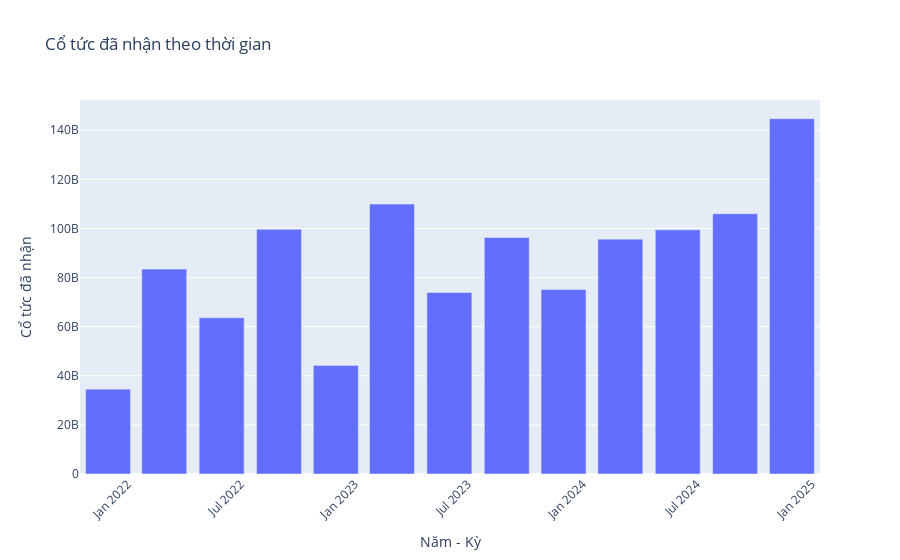

Here is the notebook cell this chart was saved with:
### Markdown cell above
Theo biểu đồ, ta thấy:
- Năm 2022 -2024, cả lợi nhuận trước thuế và sau thuế đều có xu hướng tăng, và có tính chu kì (tăng vào đầu năm và sụt giảm vào cuối năm).
- Năm 2023, lợi nhuận trước thuế và sau thuế ổn định quanh mức 4-5 nghìn tỉ đồng.
- Năm 2024, lợi nhuận trước thuế và sau thuế có biến động mạnh và đạt đỉnh vào cuối năm 2024.

### Code cell
fig = go.Figure()

fig.add_trace(go.Bar(
    x=bid_kqkd["Năm"].astype(str) + "-" + bid_kqkd["Tháng"].astype(str),
    y=bid_kqkd["Cố tức đã nhận"],
    name="Cổ tức đã nhận"
))

fig.update_layout(
    title="Cổ tức đã nhận theo thời gian",
    xaxis_title="Năm - Kỳ",
    yaxis_title="Cổ tức đã nhận",
    xaxis_tickangle=-45
)

fig.show()

### Figure 1 — Plotly figure (JSON) as saved in the notebook; plotly's stock layout.template omitted (floating-point values rounded to 4 significant figures)
{"data": [{"name": "Cổ tức đã nhận", "type": "bar", "x": ["2024-12", "2024-9", "2024-6", "2024-3", "2023-12", "2023-9", "2023-6", "2023-3", "2022-12", "2022-9", "2022-6", "2022-3", "2021-12"], "y": [144692000000, 105983000000, 99423000000, 95644000000, 75128000000, 96319000000, 73920000000, 109908000000, 44232000000, 99667000000, 63616000000, 83437000000, 34547000000]}], "layout": {"title": {"text": "Cổ tức đã nhận theo thời gian"}, "xaxis": {"tickangle": -45, "title": {"text": "Năm - Kỳ"}}, "yaxis": {"title": {"text": "Cổ tức đã nhận"}}}}
